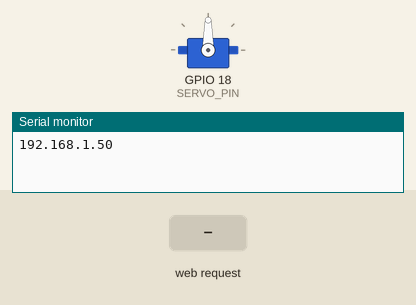
This sketch was run on a simulated ESP32. On the bench: servo, the last lines printed to the serial monitor. Inputs (shaded band) come from the test bench. WiFi joins after 1.5 s; servers stay silent unless stated.

Above: at 2.7 s.
2.8 s: HTTP request GET /servo?angle=1 received
At 3.4 s:
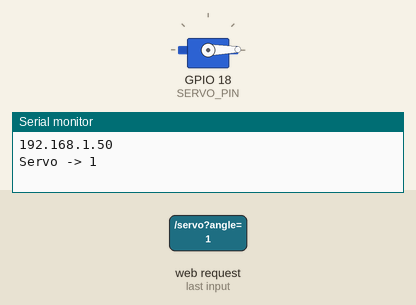
4.3 s: HTTP request GET /servo?angle=120 received
At 5.7 s:
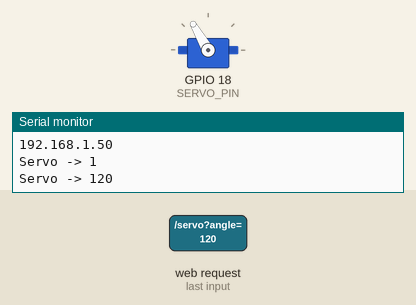
Timing chart, 0 to 7.3 s (numbered marks = the images above; inputs shaded):
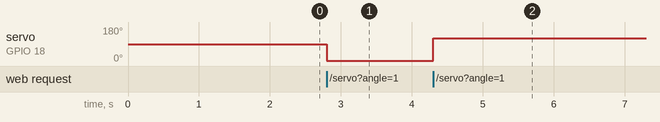

The sketch:

servo_webserver.ino
```cpp
#include <WiFi.h>
#include <WebServer.h>
#include <ESP32Servo.h>

const char* ssid = "Wollwage";
const char* pass = "ikanhias";

WebServer server(80);

Servo myservo;

constexpr uint8_t SERVO_PIN = 18;

void handleRoot() {
  server.send(200, "text/html",
    R"rawliteral(
      <!DOCTYPE html>
      <html>
      <body>
        <h1>Servo Control</h1>

        <input type="range"
               min="0"
               max="180"
               value="90"
               oninput="updateServo(this.value)">

        <span id="angle">90</span>

        <script>
        function updateServo(val) {
          document.getElementById('angle').innerHTML = val;
          fetch('/servo?angle=' + val);
        }
        </script>

      </body>
      </html>
    )rawliteral"
  );
}

void handleServo() {
  if (server.hasArg("angle")) {

    int angle = server.arg("angle").toInt();

    angle = constrain(angle, 0, 180);

    myservo.write(angle);

    Serial.printf("Servo -> %d\n", angle);
  }

  server.send(200, "text/plain", "OK");
}

void setup() {
  Serial.begin(115200);

  myservo.attach(SERVO_PIN);

  WiFi.begin(ssid, pass);

  while (WiFi.status() != WL_CONNECTED) {
    delay(500);
  }

  Serial.println(WiFi.localIP());

  server.on("/", handleRoot);
  server.on("/servo", handleServo);

  server.begin();
}

void loop() {
  server.handleClient();
}
```

Measured:
- after the input at 2.8 s, servo on GPIO 18 (SERVO_PIN): 90° → 1° at once
- after the input at 4.3 s, servo on GPIO 18 (SERVO_PIN): 1° → 120° at once
